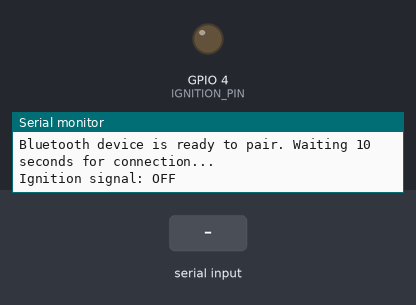
The sketch below on a simulated ESP32. Shown: output pins drawn as LEDs (lit = HIGH), the last lines printed to the serial monitor. The inputs (shaded band) are chosen by the test bench. Nothing arrives over Bluetooth unless stated.

Above: at 2.8 s.
2.9 s: "1" received over the second serial link
At 4.1 s:
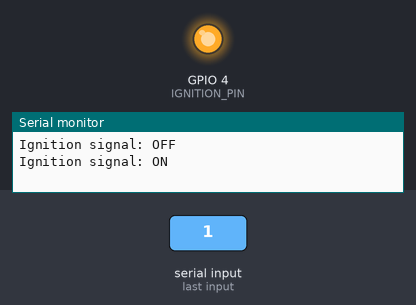
4.5 s: "0" received over the second serial link
At 5.7 s:
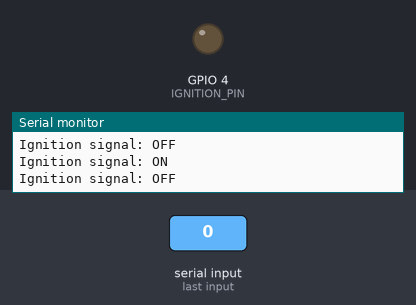
Timing chart, 0 to 7.5 s (numbered marks = the images above; inputs shaded):
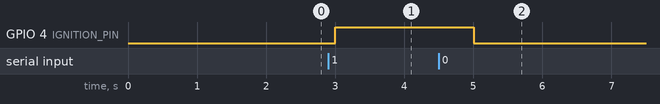

The sketch:

ignicion.ino
```cpp
#include "BluetoothSerial.h"

BluetoothSerial SerialBT;

const int IGNITION_PIN = 4;

void setup() {
  Serial.begin(115200);
  SerialBT.begin("ESP32_BT_Classic"); // Bluetooth device name
  Serial.println("Bluetooth device is ready to pair. Waiting 10 seconds for connection...");

  pinMode(IGNITION_PIN, OUTPUT);

  digitalWrite(IGNITION_PIN, LOW);
  Serial.println("Ignition signal: OFF");
}

void loop() {
  if (SerialBT.hasClient()){
    if (SerialBT.available()){
      char sent_info = SerialBT.read(); // Send data from Bluetooth to serial monitor
      if (sent_info == '1'){
        digitalWrite(IGNITION_PIN, HIGH);
        Serial.println("Ignition signal: ON");
      }
      if (sent_info == '0'){
        digitalWrite(IGNITION_PIN, LOW);
        Serial.println("Ignition signal: OFF");
      }
    }
  } else {
    Serial.println("Esperando conexión...");
  }
  delay(1000);
}
```

Measured:
- after the input at 2.9 s, GPIO 4 (IGNITION_PIN): LOW → HIGH after 0.10 s
- after the input at 4.5 s, GPIO 4 (IGNITION_PIN): HIGH → LOW after 0.50 s
